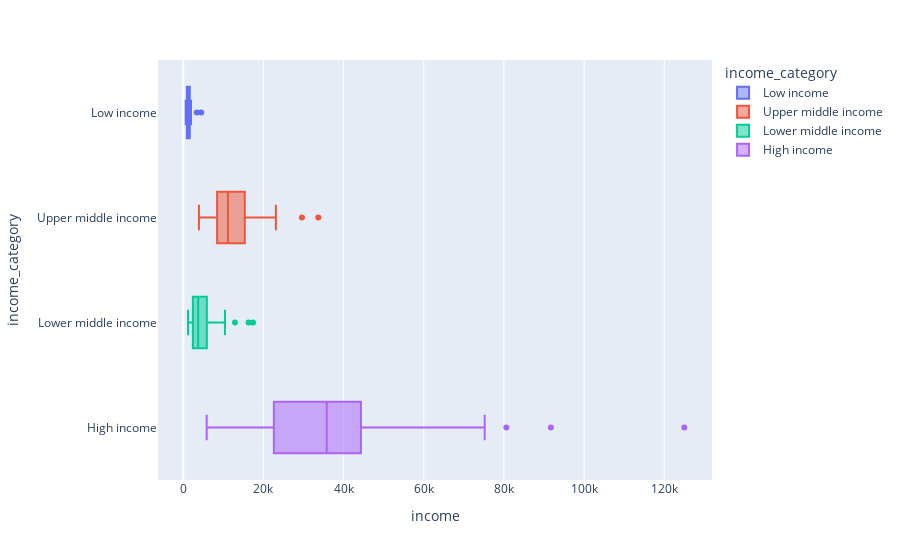

Notebook source saved alongside this figure:
### Markdown cell above
### Análise Bivariada

### Code cell
# Plot de Distribuição (BoxPlot) por income e income_category
px.box(df_countries, x='income', y='income_category', color='income_category', orientation='h', hover_data=['country'])

### Figure 1 — Plotly figure (JSON) as saved in the notebook; plotly's stock layout.template omitted (floating-point values rounded to 4 significant figures)
{"data": [{"alignmentgroup": "True", "customdata": [["Afghanistan"], ["Burkina Faso"], ["Burundi"], ["Central African Republic"], ["Chad"], ["Congo Dem. Rep."], ["Eritrea"], ["Gambia"], ["Guinea-Bissau"], ["Liberia"], ["Madagascar"], ["Malawi"], ["Mali"], ["Mozambique"], ["Niger"], ["Rwanda"], ["Sierra Leone"], ["Sudan"], ["Togo"], ["Uganda"], ["Yemen"]], "hovertemplate": "income_category=%{y}<br>income=%{x}<br>country=%{customdata[0]}<extra></extra>", "legendgroup": "Low income", "marker": {"color": "#636efa"}, "name": "Low income", "notched": false, "offsetgroup": "Low income", "orientation": "h", "showlegend": true, "type": "box", "x": [1610, 1430, 764, 888, 1930, 609, 1420, 1660, 1390, 700, 1390, 1030, 1870, 918, 814, 1350, 1220, 3370, 1210, 1540, 4480], "x0": " ", "xaxis": "x", "y": ["Low income", "Low income", "Low income", "Low income", "Low income", "Low income", "Low income", "Low income", "Low income", "Low income", "Low income", "Low income", "Low income", "Low income", "Low income", "Low income", "Low income", "Low income", "Low income", "Low income", "Low income"], "y0": " ", "yaxis": "y"}, {"alignmentgroup": "True", "customdata": [["Albania"], ["Argentina"], ["Armenia"], ["Azerbaijan"], ["Belarus"], ["Belize"], ["Bosnia and Herzegovina"], ["Botswana"], ["Brazil"], ["Bulgaria"], ["China"], ["Colombia"], ["Costa Rica"], ["Dominican Republic"], ["Ecuador"], ["El Salvador"], ["Equatorial Guinea"], ["Fiji"], ["Gabon"], ["Georgia"], ["Grenada"], ["Guatemala"], ["Indonesia"], ["Iraq"], ["Jamaica"], ["Kazakhstan"], ["Libya"], ["Malaysia"], ["Maldives"], ["Mauritius"], ["Moldova"], ["Montenegro"], ["Namibia"], ["Paraguay"], ["Peru"], ["Russia"], ["Serbia"], ["South Africa"], ["St. Vincent and the Grenadines"], ["Suriname"], ["Thailand"], ["Tonga"], ["Turkey"], ["Turkmenistan"]], "hovertemplate": "income_category=%{y}<br>income=%{x}<br>country=%{customdata[0]}<extra></extra>", "legendgroup": "Upper middle income", "marker": {"color": "#EF553B"}, "name": "Upper middle income", "notched": false, "offsetgroup": "Upper middle income", "orientation": "h", "showlegend": true, "type": "box", "x": [9930, 18700, 6700, 16000, 16200, 7880, 9720, 13300, 14500, 15300, 9530, 10900, 13000, 11100, 9350, 7300, 33700, 7350, 15400, 6730, 11200, 6710, 8430, 12700, 8000, 20100, 29600, 21100, 10500, 15900, 3910, 14000, 8460, 7290, 9960, 23100, 12700, 12000, 9920, 14200, 13500, 4980, 18000, 9940], "x0": " ", "xaxis": "x", "y": ["Upper middle income", "Upper middle income", "Upper middle income", "Upper middle income", "Upper middle income", "Upper middle income", "Upper middle income", "Upper middle income", "Upper middle income", "Upper middle income", "Upper middle income", "Upper middle income", "Upper middle income", "Upper middle income", "Upper middle income", "Upper middle income", "Upper middle income", "Upper middle income", "Upper middle income", "Upper middle income", "Upper middle income", "Upper middle income", "Upper middle income", "Upper middle income", "Upper middle income", "Upper middle income", "Upper middle income", "Upper middle income", "Upper middle income", "Upper middle income", "Upper middle income", "Upper middle income", "Upper middle income", "Upper middle income", "Upper middle income", "Upper middle income", "Upper middle income", "Upper middle income", "Upper middle income", "Upper middle income", "Upper middle income", "Upper middle income", "Upper middle income", "Upper middle income"], "y0": " ", "yaxis": "y"}, {"alignmentgroup": "True", "customdata": [["Algeria"], ["Angola"], ["Bangladesh"], ["Benin"], ["Bhutan"], ["Bolivia"], ["Cambodia"], ["Cameroon"], ["Cape Verde"], ["Comoros"], ["Congo Rep."], ["Cote d'Ivoire"], ["Egypt"], ["Ghana"], ["Guinea"], ["Haiti"], ["India"], ["Iran"], ["Jordan"], ["Kenya"], ["Kiribati"], ["Kyrgyz Republic"], ["Lao"], ["Lebanon"], ["Lesotho"], ["Mauritania"], ["Micronesia"], ["Mongolia"], ["Morocco"], ["Myanmar"], ["Nepal"], ["Nigeria"], ["Pakistan"], ["Philippines"], ["Samoa"], ["Senegal"], ["Solomon Islands"], ["Sri Lanka"], ["Tajikistan"], ["Tanzania"], ["Timor-Leste"], ["Tunisia"], ["Ukraine"], ["Uzbekistan"], ["Vanuatu"], ["Vietnam"], ["Zambia"]], "hovertemplate": "income_category=%{y}<br>income=%{x}<br>country=%{customdata[0]}<extra></extra>", "legendgroup": "Lower middle income", "marker": {"color": "#00cc96"}, "name": "Lower middle income", "notched": false, "offsetgroup": "Lower middle income", "orientation": "h", "showlegend": true, "type": "box", "x": [12900, 5900, 2440, 1820, 6420, 5410, 2520, 2660, 5830, 1410, 5190, 2690, 9860, 3060, 1190, 1500, 4410, 17400, 9470, 2480, 1730, 2790, 3980, 16300, 2380, 3320, 3340, 7710, 6440, 3720, 1990, 5150, 4280, 5600, 5400, 2180, 1780, 8560, 2110, 2090, 1850, 10400, 7820, 4240, 2950, 4490, 3280], "x0": " ", "xaxis": "x", "y": ["Lower middle income", "Lower middle income", "Lower middle income", "Lower middle income", "Lower middle income", "Lower middle income", "Lower middle income", "Lower middle income", "Lower middle income", "Lower middle income", "Lower middle income", "Lower middle income", "Lower middle income", "Lower middle income", "Lower middle income", "Lower middle income", "Lower middle income", "Lower middle income", "Lower middle income", "Lower middle income", "Lower middle income", "Lower middle income", "Lower middle income", "Lower middle income", "Lower middle income", "Lower middle income", "Lower middle income", "Lower middle income", "Lower middle income", "Lower middle income", "Lower middle income", "Lower middle income", "Lower middle income", "Lower middle income", "Lower middle income", "Lower middle income", "Lower middle income", "Lower middle income", "Lower middle income", "Lower middle income", "Lower middle income", "Lower middle income", "Lower middle income", "Lower middle income", "Lower middle income", "Lower middle income", "Lower middle income"], "y0": " ", "yaxis": "y"}, {"alignmentgroup": "True", "customdata": [["Antigua and Barbuda"], ["Australia"], ["Austria"], ["Bahamas"], ["Bahrain"], ["Barbados"], ["Belgium"], ["Brunei"], ["Canada"], ["Chile"], ["Croatia"], ["Cyprus"], ["Czech Republic"], ["Denmark"], ["Estonia"], ["Finland"], ["France"], ["Germany"], ["Greece"], ["Guyana"], ["Hungary"], ["Iceland"], ["Ireland"], ["Israel"], ["Italy"], ["Japan"], ["Kuwait"], ["Latvia"], ["Lithuania"], ["Luxembourg"], ["Malta"], ["Netherlands"], ["New Zealand"], ["Norway"], ["Oman"], ["Panama"], ["Poland"], ["Portugal"], ["Qatar"], ["Romania"], ["Saudi Arabia"], ["Seychelles"], ["Singapore"], ["Slovak Republic"], ["Slovenia"], ["South Korea"], ["Spain"], ["Sweden"], ["Switzerland"], ["United Arab Emirates"], ["United Kingdom"], ["United States"], ["Uruguay"]], "hovertemplate": "income_category=%{y}<br>income=%{x}<br>country=%{customdata[0]}<extra></extra>", "legendgroup": "High income", "marker": {"color": "#ab63fa"}, "name": "High income", "notched": false, "offsetgroup": "High income", "orientation": "h", "showlegend": true, "type": "box", "x": [19100, 41400, 43200, 22900, 41100, 15300, 41100, 80600, 40700, 19400, 20100, 33900, 28300, 44000, 22700, 39800, 36900, 40400, 28700, 5840, 22300, 38800, 45700, 29600, 36200, 35800, 75200, 18300, 21100, 91700, 28300, 45500, 32300, 62300, 45300, 15400, 21800, 27200, 125000, 17800, 45400, 20400, 72100, 25200, 28700, 30400, 32500, 42900, 55500, 57600, 36200, 49400, 17100], "x0": " ", "xaxis": "x", "y": ["High income", "High income", "High income", "High income", "High income", "High income", "High income", "High income", "High income", "High income", "High income", "High income", "High income", "High income", "High income", "High income", "High income", "High income", "High income", "High income", "High income", "High income", "High income", "High income", "High income", "High income", "High income", "High income", "High income", "High income", "High income", "High income", "High income", "High income", "High income", "High income", "High income", "High income", "High income", "High income", "High income", "High income", "High income", "High income", "High income", "High income", "High income", "High income", "High income", "High income", "High income", "High income", "High income"], "y0": " ", "yaxis": "y"}], "layout": {"boxmode": "overlay", "legend": {"title": {"text": "income_category"}, "tracegroupgap": 0}, "margin": {"t": 60}, "xaxis": {"anchor": "y", "domain": [0, 1], "title": {"text": "income"}}, "yaxis": {"anchor": "x", "categoryarray": ["High income", "Lower middle income", "Upper middle income", "Low income"], "categoryorder": "array", "domain": [0, 1], "title": {"text": "income_category"}}}}
